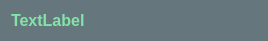
<?xml version="1.0" encoding="UTF-8"?>
<ui version="4.0">
 <class>user</class>
 <widget class="QWidget" name="user">
  <property name="geometry">
   <rect>
    <x>0</x>
    <y>0</y>
    <width>268</width>
    <height>39</height>
   </rect>
  </property>
  <property name="windowTitle">
   <string>Form</string>
  </property>
  <property name="styleSheet">
   <string notr="true">QWidget{
	background-color: #65777d; 
}

QWidget:hover{
	background-color: #82979e;
}</string>
  </property>
  <layout class="QVBoxLayout" name="verticalLayout">
   <item>
    <widget class="QLabel" name="label">
     <property name="sizePolicy">
      <sizepolicy hsizetype="Minimum" vsizetype="Minimum">
       <horstretch>0</horstretch>
       <verstretch>0</verstretch>
      </sizepolicy>
     </property>
     <property name="font">
      <font>
       <pointsize>-1</pointsize>
       <bold>true</bold>
      </font>
     </property>
     <property name="styleSheet">
      <string notr="true">QLabel{
	color: #84e3a7;
	font-size: 16px;
}
</string>
     </property>
     <property name="text">
      <string>TextLabel</string>
     </property>
    </widget>
   </item>
  </layout>
 </widget>
 <resources/>
 <connections/>
</ui>
